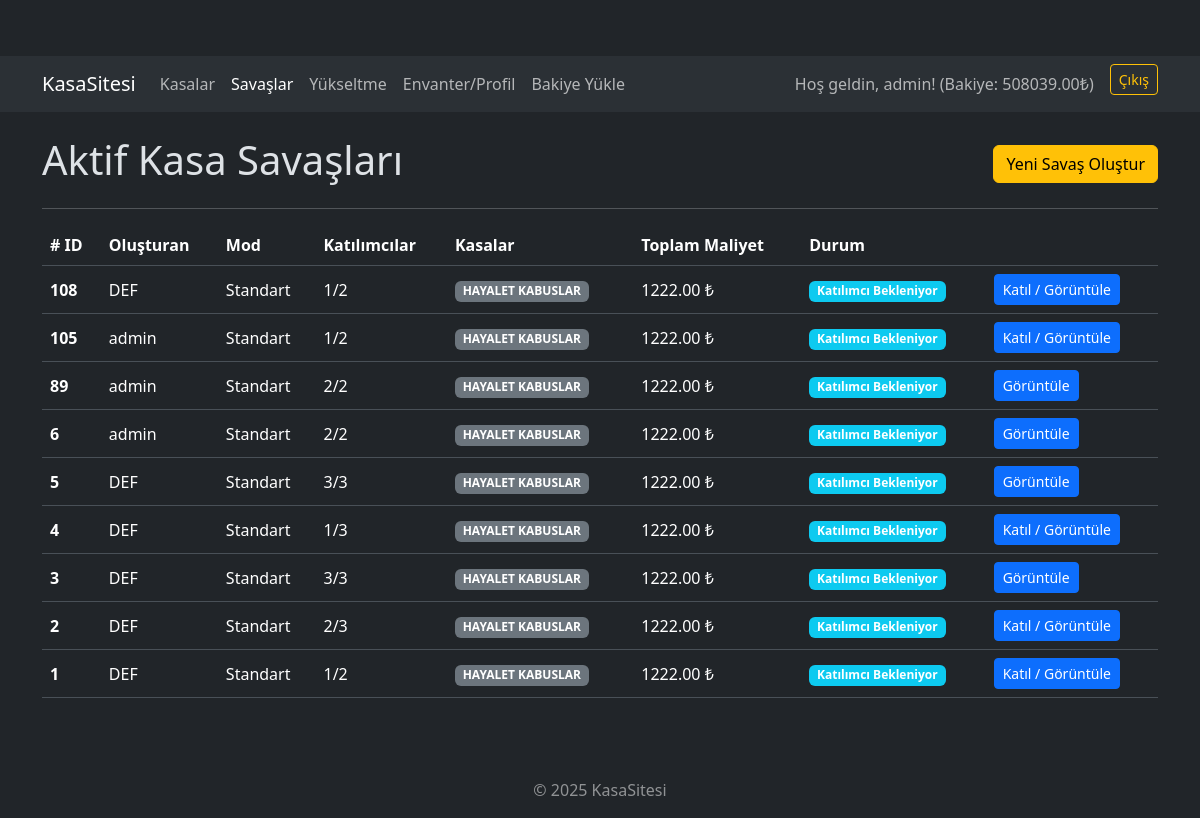
Screenshot of /battles/ (signed in) with the database file from the repository.
### kasa/models.py (models this page shows, shortened)
class UserProfile(models.Model):
    user = models.OneToOneField(User, on_delete=models.CASCADE, related_name='profile')
    steam_id = models.CharField(max_length=100, unique=True, blank=True, null=True)
    balance = models.DecimalField(max_digits=10, decimal_places=2, default=decimal.Decimal('0.00'))
    trade_url = models.URLField(max_length=255, blank=True, null=True, help_text="Steam Takas URL'niz")

class CaseBattle(models.Model):
    class BattleStatus(models.TextChoices): WAITING = 'WAITING', 'Katılımcı Bekleniyor'; STARTING = 'STARTING', 'Başlatılıyor'; FINISHED = 'FINISHED', 'Tamamlandı'; CANCELLED = 'CANCELLED', 'İptal Edildi'; ERROR = 'ERROR', 'Hata Oluştu'
    class BattleMode(models.TextChoices): STANDARD = 'STANDARD', 'Standart'; UNDERDOG = 'UNDERDOG', 'Underdog'; SHARED = 'SHARED', 'Ortak'
    creator = models.ForeignKey(UserProfile, related_name='created_battles', on_delete=models.SET_NULL, null=True)
    status = models.CharField(max_length=10, choices=BattleStatus.choices, default=BattleStatus.WAITING)
    mode = models.CharField(max_length=10, choices=BattleMode.choices, default=BattleMode.STANDARD)
    max_participants = models.PositiveSmallIntegerField(default=2)
    cases = models.ManyToManyField(Case, related_name='battles')
    total_value = models.DecimalField(max_digits=12, decimal_places=2, default=0.00)
    created_at = models.DateTimeField(auto_now_add=True)
    started_at = models.DateTimeField(null=True, blank=True)
    finished_at = models.DateTimeField(null=True, blank=True)
    def get_total_cost(self):
        return sum(case.price for case in self.cases.all())
    def get_participant_count(self):
        return self.participants.count()
    def is_joinable(self):
        return self.status == self.BattleStatus.WAITING and self.get_participant_count() < self.max_participants
    class Meta: ordering = ['-created_at']

class Case(models.Model):
    name = models.CharField(max_length=100, unique=True)
    description = models.TextField(blank=True, null=True)
    image_url = models.URLField(max_length=500, null=True, blank=True) # null=True, blank=True Eklendi
    price = models.DecimalField(max_digits=10, decimal_places=2)
    skins = models.ManyToManyField(Skin, through='CaseSkin', related_name='cases')
    is_active = models.BooleanField(default=True)

### kasa/views.py (the view)
# urls.py: path('battles/', views.active_battles_list, name='active_battles_list'),
@login_required
def active_battles_list(request):
    battles = CaseBattle.objects.filter(
        status=CaseBattle.BattleStatus.WAITING
    ).select_related('creator__user').prefetch_related(
        'participants__user_profile__user', 'cases'
    ).order_by('-created_at')
    context = {'battles': battles}
    return render(request, 'active_battles.html', context)

### Yeni klasör/kasa/templates/active_battles.html (shortened to what this page needs)
{% extends "base.html" %}
{% load static %}
{% block content %}
<div class="d-flex justify-content-between align-items-center mb-3">
    <h1>Aktif Kasa Savaşları</h1>
    <a href="{% url 'create_battle' %}" class="btn btn-warning">Yeni Savaş Oluştur</a>
</div>
<hr>
{% if battles %}
    <div class="table-responsive">
        <table class="table table-hover align-middle">
            <thead>
                <tr>
                    <th scope="col"># ID</th>
                    <th scope="col">Oluşturan</th>
                    <th scope="col">Mod</th>
                    <th scope="col">Katılımcılar</th>
                    <th scope="col">Kasalar</th>
                    <th scope="col">Toplam Maliyet</th>
                    <th scope="col">Durum</th>
                    <th scope="col"></th>
                </tr>
            </thead>
            <tbody>
                {% for battle in battles %}
                <tr>
                    <th scope="row">{{ battle.id }}</th>
                    <td>{{ battle.creator.user.username|default:"N/A" }}</td>
                    <td>{{ battle.get_mode_display }}</td>
                    <td>{{ battle.get_participant_count }}/{{ battle.max_participants }}</td>
                    <td>
                        {% for case in battle.cases.all|slice:":3" %}
                            <span class="badge bg-secondary me-1">{{ case.name }}</span>
                        {% endfor %}
                    </td>
                    <td>{{ battle.get_total_cost|stringformat:".2f" }} ₺</td>
                    <td><span class="badge bg-info">{{ battle.get_status_display }}</span></td>
                    <td>
                        <a href="{% url 'battle_detail' battle.id %}" class="btn btn-sm btn-primary">
                            {% if battle.is_joinable %}Katıl / {% endif %}Görüntüle
                        </a>
                    </td>
                </tr>
                {% endfor %}
            </tbody>
        </table>
    </div>
{% else %}
    <div class="alert alert-info" role="alert">
      Şu anda aktif katılım beklenecek bir savaş bulunmuyor. İlk savaşı sen oluştur!
    </div>
{% endif %}
{% endblock %}

### Yeni klasör/kasa/templates/base.html (shortened to what this page needs)
{% load static %}
{% load account socialaccount %}
<!doctype html>
<html lang="tr" data-bs-theme="dark">
<head>
    <link href="https://cdn.jsdelivr.net/npm/bootstrap@5.3.3/dist/css/bootstrap.min.css" rel="stylesheet">
    <link rel="stylesheet" href="{% static 'css/style.css' %}">
</head>
<body>
    <nav class="navbar navbar-expand-lg bg-body-tertiary mb-4">
        <div class="container">
            <a class="navbar-brand" href="{% url 'home' %}">KasaSitesi</a>
            <div class="collapse navbar-collapse" id="navbarNav">
                <ul class="navbar-nav me-auto mb-2 mb-lg-0">
                    <li class="nav-item">
                        <a class="nav-link {% if request.resolver_match.url_name == 'home' %}active{% endif %}" href="{% url 'home' %}">Kasalar</a>
                    </li>
                    <li class="nav-item">
                        <a class="nav-link {% if request.resolver_match.url_name == 'active_battles_list' or request.resolver_match.url_name == 'battle_detail' or request.resolver_match.url_name == 'create_battle' %}active{% endif %}" href="{% url 'active_battles_list' %}">Savaşlar</a>
                    </li>
                    {% if user.is_authenticated %}
                        <li class="nav-item">
                            <a class="nav-link {% if request.resolver_match.url_name == 'upgrade_page' %}active{% endif %}" href="{% url 'upgrade_page' %}">Yükseltme</a>
                        </li>
                        <li class="nav-item">
                            <a class="nav-link {% if request.resolver_match.url_name == 'profile' %}active{% endif %}" href="{% url 'profile' %}">Envanter/Profil</a>
                        </li>
                        <li class="nav-item">
                            <a class="nav-link {% if request.resolver_match.url_name == 'deposit_page' %}active{% endif %}" href="{% url 'deposit_page' %}">Bakiye Yükle</a>
                        </li>
                    {% endif %}
                </ul>
                <div class="d-flex">
                    {% if user.is_authenticated %}
                        <span class="navbar-text me-3">Hoş geldin, {{ user.username }}! (Bakiye: {{ user.profile.balance|stringformat:".2f"|default:"0.00" }}₺)</span>
                        <form method="post" action="{% url 'account_logout' %}">{% csrf_token %}<button class="btn btn-outline-warning btn-sm" type="submit">Çıkış</button></form>
                    {% else %}
                        <a href="{% provider_login_url 'steam' %}" class="btn btn-outline-success me-2">Steam ile Giriş Yap</a>
                    {% endif %}
                </div>
            </div>
        </div>
    </nav>
    <div class="container">
        {% block content %}{% endblock %}
    </div>
    <footer class="mt-5 py-3 bg-dark text-center text-white-50">&copy; {% now "Y" %} KasaSitesi</footer>
</body>
</html>

### static/css/style.css (style rules this page uses)
body { padding-top:56px;min-height:100vh;display:flex;flex-direction:column }
.container { flex:1 }

### rows the page displays
CaseBattle: id "108", creator.user.username "DEF", mode "Standart", get_participant_count "1", max_participants "2", get_total_cost "1222.00", status "Katılımcı Bekleniyor", shows "Katıl /"
Case: name "HAYALET KABUSLAR"
CaseBattle: id "105", creator.user.username "admin", mode "Standart", get_participant_count "1", max_participants "2", get_total_cost "1222.00", status "Katılımcı Bekleniyor", shows "Katıl /"
CaseBattle: id "89", creator.user.username "admin", mode "Standart", get_participant_count "2", max_participants "2", get_total_cost "1222.00", status "Katılımcı Bekleniyor"
CaseBattle: id "6", creator.user.username "admin", mode "Standart", get_participant_count "2", max_participants "2", get_total_cost "1222.00", status "Katılımcı Bekleniyor"
CaseBattle: id "5", creator.user.username "DEF", mode "Standart", get_participant_count "3", max_participants "3", get_total_cost "1222.00", status "Katılımcı Bekleniyor"
CaseBattle: id "4", creator.user.username "DEF", mode "Standart", get_participant_count "1", max_participants "3", get_total_cost "1222.00", status "Katılımcı Bekleniyor", shows "Katıl /"
CaseBattle: id "3", creator.user.username "DEF", mode "Standart", get_participant_count "3", max_participants "3", get_total_cost "1222.00", status "Katılımcı Bekleniyor"
CaseBattle: id "2", creator.user.username "DEF", mode "Standart", get_participant_count "2", max_participants "3", get_total_cost "1222.00", status "Katılımcı Bekleniyor", shows "Katıl /"
CaseBattle: id "1", creator.user.username "DEF", mode "Standart", get_participant_count "1", max_participants "2", get_total_cost "1222.00", status "Katılımcı Bekleniyor", shows "Katıl /"

### other values shown
{{ user.username }} "admin"
{{ user.profile.balance|stringformat:".2f"|default:"0.00" }} "508039.00"
